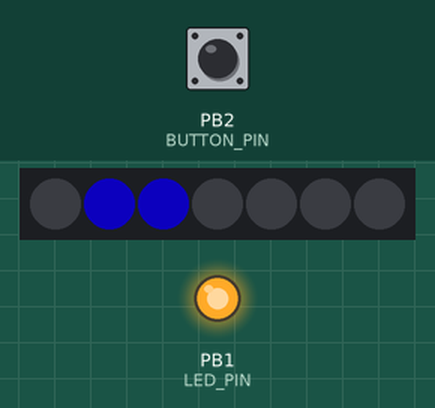
Simulated run of this sketch. Board: ATtiny85, built with avr-gcc and run on an emulated ATtiny85. Parts: 7 RGB LEDs in strip order, left to right, output pins drawn as LEDs (lit = HIGH). Inputs (shaded band) come from the test bench; at power-on: PB2 (BUTTON_PIN) HIGH. Dim RGB values are drawn brighter than linear; random numbers use the default seed unless the sketch sets one.

Above: at 1.2 s.
1.3 s: PB2 (BUTTON_PIN) pulled LOW for 0.15 s
At 1.79 s:
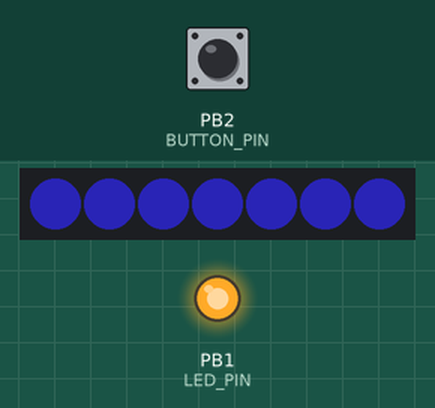
2.0 s: PB2 (BUTTON_PIN) pulled LOW for 1 s
At 2.6 s:
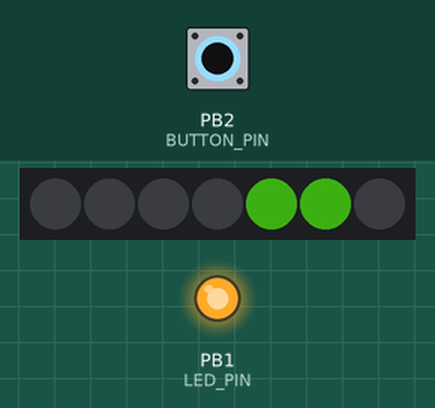
3.6 s: PB2 (BUTTON_PIN) pulled LOW for 0.15 s
At 4.08 s:
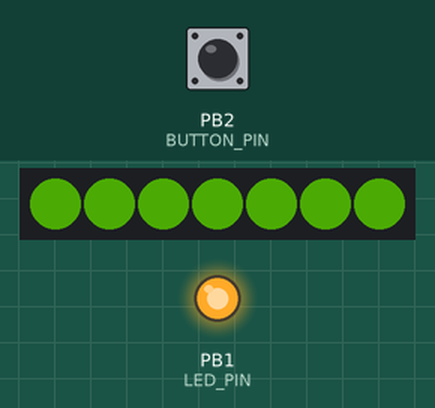
4.3 s: PB2 (BUTTON_PIN) pulled LOW for 3.2 s
At 4.8 s:
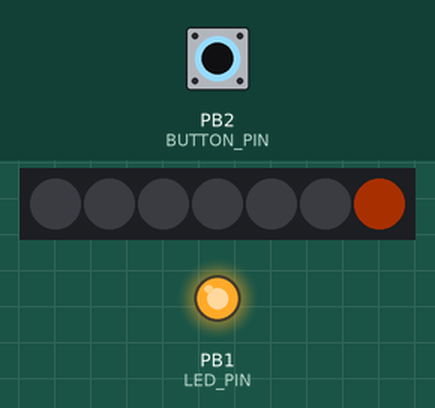
8.1 s: PB2 (BUTTON_PIN) pulled LOW for 0.15 s
At 8.57 s:
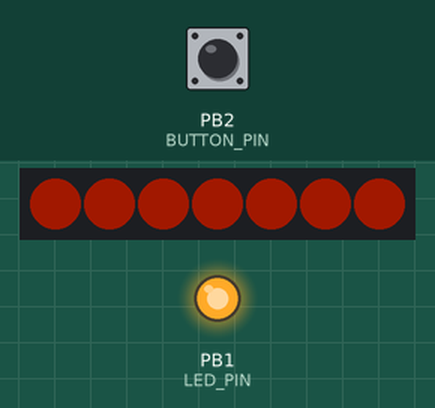
8.8 s: PB2 (BUTTON_PIN) pulled LOW for 1 s
At 11.09 s:
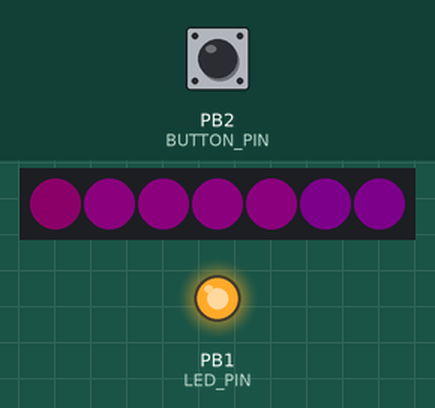
Timing chart, 0 to 13.3 s (numbered marks = the images above; inputs shaded):
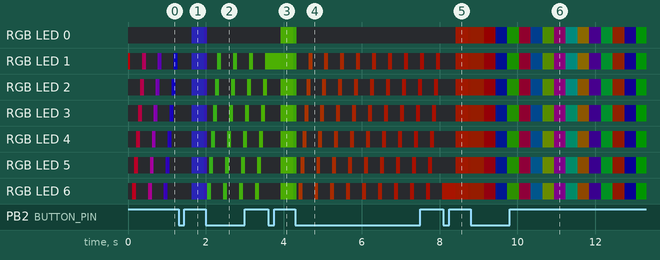

The sketch:

cortana_arduino_trinket.ino
```cpp
// Low power NeoPixel goggles example.  Makes a nice blinky display
// with just a few LEDs on at any time.
#include <EEPROM.h>
#include <Adafruit_NeoPixel.h>
#ifdef __AVR_ATtiny85__ // Trinket, Gemma, etc.
 #include <avr/power.h>
#endif

#define NEO_PIN 0
#define LED_PIN 1
#define BUTTON_PIN 2

Adafruit_NeoPixel pixels = Adafruit_NeoPixel(7, NEO_PIN);

#define RED  0xFF0000
#define BLUE 0x0025FF

typedef enum
{
  SPARK_MODE = 0,
  SETUP_SPIN_FADE_RED_TO_BLUE,
  SPINNING_MODE_FADE_RED_TO_BLUE,
  BREATHING_ENERGY,
  INFECTED_SPINNING,
  INFECTED_BREATHING,
  FIRE_SPINNING,
  FIRE_BREATHING,
  GRUNT_BIRTHDAY_FAST,
  GRUNT_BIRTHDAY_SLOW,
  MAX_MODE
};

uint8_t  mode   = SETUP_SPIN_FADE_RED_TO_BLUE; // Startup animation effect

void setup()
{
#ifdef __AVR_ATtiny85__ // Trinket, Gemma, etc.
  if(F_CPU == 16000000) clock_prescale_set(clock_div_1);
#endif
  pixels.begin();
  pixels.setBrightness(85); // 1/3 brightness

  pinMode(BUTTON_PIN, INPUT_PULLUP);
  pinMode(LED_PIN, OUTPUT);

  digitalWrite(LED_PIN, HIGH);

  randomSeed(analogRead(A0));  // make sure nothing is connected to A0 so that random noise acts as seed
}

void loop()
{
  uint32_t t;
  static byte r_color = 0;
  static byte g_color = 0;
  static byte b_color = 0;


  static byte brightness = 85;
  static bool dim_direction = false;

  static uint32_t primary_mix = 20;
  static uint32_t secondary_mix = 100;
  static bool mix_direction = false;

  boolean newState = digitalRead(BUTTON_PIN);
  static boolean oldState = HIGH;

  // Check if state changed from high to low (button press).
  if((newState == LOW) && (oldState == HIGH))
  {
    delay(20);
    // Check if button is still low after debounce.
    newState = digitalRead(BUTTON_PIN);
    if(newState == LOW)
    {
      pixels.clear();
      if(++mode >= MAX_MODE)
      {
        mode = 0;
      }
    }
  }
  oldState = newState;

  //update color mixes
  primary_mix   = get_fade_value(&mix_direction, primary_mix, 1, 20, 100);
  secondary_mix = 101 - primary_mix;
  if(secondary_mix < 1)
  {
    secondary_mix = 1;
  }

  //run requested animation
  switch(mode)
  {
    case GRUNT_BIRTHDAY_FAST:
      rainbow();
      delay(2);
      break;
    case GRUNT_BIRTHDAY_SLOW:
      rainbow();
      delay(20);
      break;
    case SETUP_SPIN_FADE_RED_TO_BLUE:
      r_color = 255;
      g_color = 0;
      b_color = 0;
      mode = SPINNING_MODE_FADE_RED_TO_BLUE;
      break;
    case SPINNING_MODE_FADE_RED_TO_BLUE:
      if (b_color < 250)
      {
        r_color -= 10;
        b_color += 10;
      }
      spin_animation(((uint32_t)r_color << 16) + ((uint32_t)g_color >> 8) + b_color);
      break;

     case BREATHING_ENERGY:
      brightness = get_fade_value(&dim_direction, brightness, 1, 10, 85);

      pixels.fill(pixels.Color(primary_mix, secondary_mix, 222));
      pixels.setBrightness(brightness);
      pixels.show();
      delay(30);
      break;

     case INFECTED_SPINNING:
      spin_animation(pixels.Color(primary_mix, 222, secondary_mix));
      break;
     case INFECTED_BREATHING:
      brightness = get_fade_value(&dim_direction, brightness, 1, 10, 85);
      pixels.setBrightness(brightness);
      pixels.fill(pixels.Color(primary_mix, 222, secondary_mix));
      pixels.show();
      delay(30);
      break;

     case FIRE_SPINNING:
      spin_animation(pixels.Color(255, primary_mix, 0));
      break;
     case FIRE_BREATHING:
      brightness = get_fade_value(&dim_direction, brightness, 1, 10, 85);
      pixels.setBrightness(brightness);
      pixels.fill(pixels.Color(255, primary_mix, 0));
      pixels.show();
      delay(30);
      break;

     case SPARK_MODE: // Random sparks - just one LED on at a time!
      int i = random(32);
      pixels.setPixelColor(i, RED);
      pixels.show();
      delay(10);
      pixels.setPixelColor(i, pixels.Color(primary_mix, secondary_mix, 222));
      break;

  }

}

void rainbow() {
  static uint16_t j = 0;

  for(byte i=0; i<pixels.numPixels(); i++)
  {
    pixels.setPixelColor(i, Wheel((i*1+j) & 255));
  }
  pixels.show();

  j++;
  if (j > 256)
  {
    j = 0;
  }
}

uint32_t Wheel(byte WheelPos) {
  if(WheelPos < 85) {
    return pixels.Color(WheelPos * 3, 255 - WheelPos * 3, 0);
  }
  else if(WheelPos < 170) {
    WheelPos -= 85;
    return pixels.Color(255 - WheelPos * 3, 0, WheelPos * 3);
  }
  else {
    WheelPos -= 170;
    return pixels.Color(0, WheelPos * 3, 255 - WheelPos * 3);
  }
}


byte get_fade_value(bool *fade_direction, byte value, byte rate, byte min_value, byte max_value)
{
  if (*fade_direction==true)
  {
     value += rate;

     //When the end of the fade is reached, switch directions
     if (value > max_value)
     {
        *fade_direction = false;
     }
  }
  else
  {
     value -= rate;

     //When the end of the fade is reached, switch directions
     if (value <= min_value)
     {
        *fade_direction=true;
     }
  }

  return value;
}

void spin_animation(uint32_t color)
{
  static uint8_t offset = 0;

  for(int i=1; i<7; i++)
  {
    uint32_t c = 0;
    if(((offset + i) & 7) < 2) c = color; // 4 pixels on...
    pixels.setPixelColor(   i, c);
  }
  pixels.show();
  offset++;
  delay(50);
}
```
